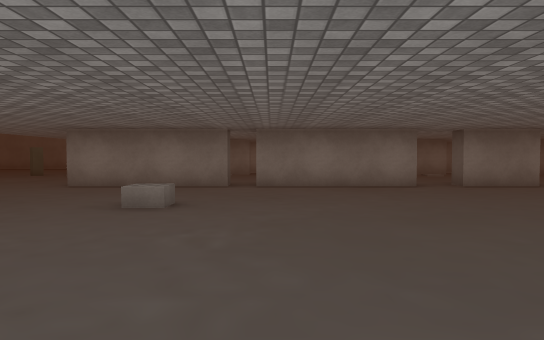
view 1 (above)

18 first-person views from a walk through a scene from a Unity 3-D project. The camera is 1.2 m above the floor, tilts 2° down and sees 70° across. Doors are open. The floor is counted in squares, 2 m on a side. Each view is taken from the middle of a square. On the plan, view 1 faces up. The plan holds only what a view shows up to about 11 squares ahead; the rest is blank. The place goes on beyond the plan. The player is left out. Some surface patterns are stand-ins.

view 2
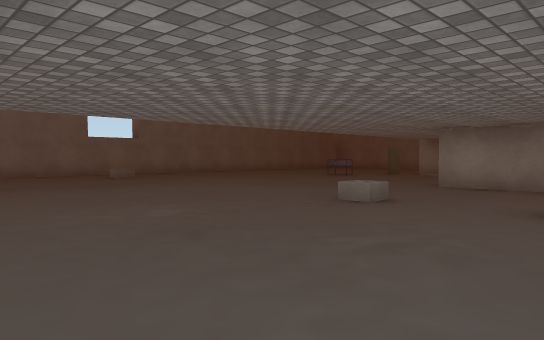

view 3
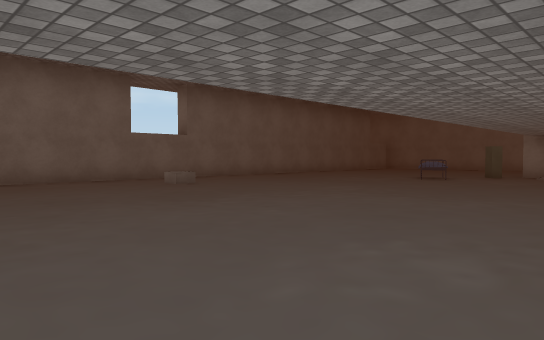

view 4
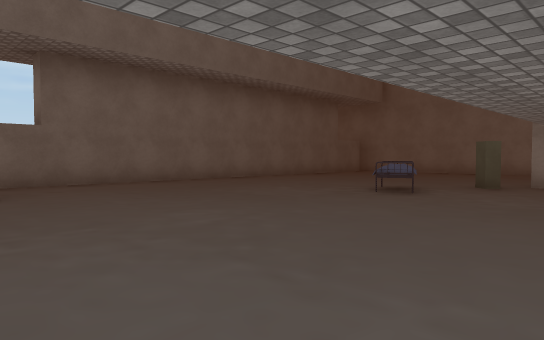

view 5
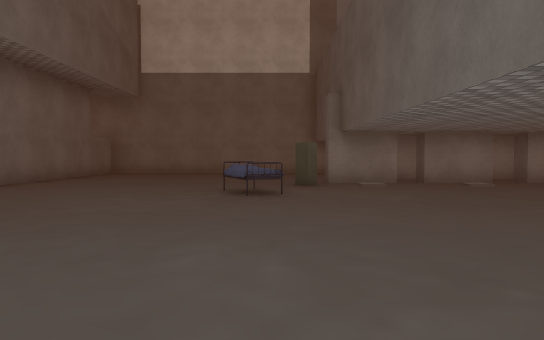

view 6
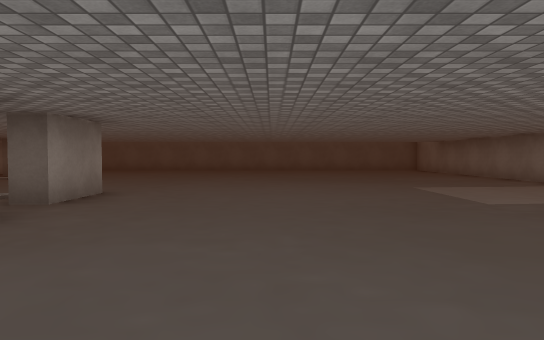

view 7
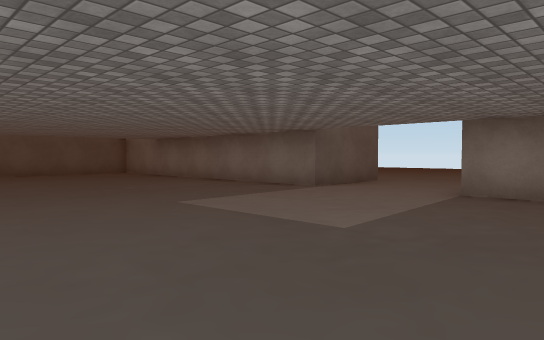

view 8
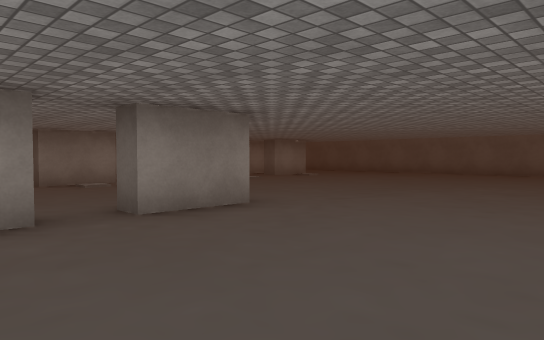

view 9
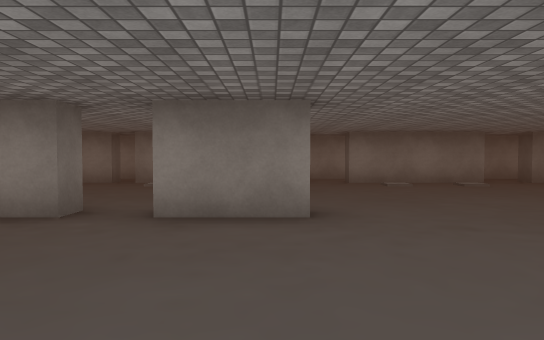

view 10
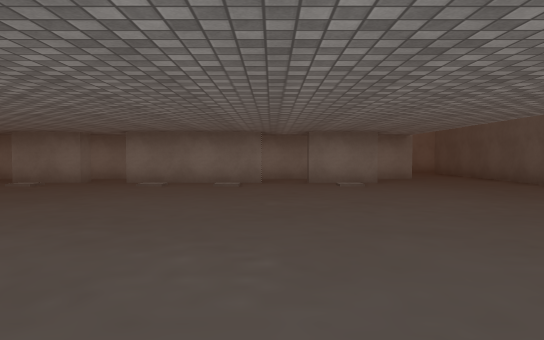

view 11
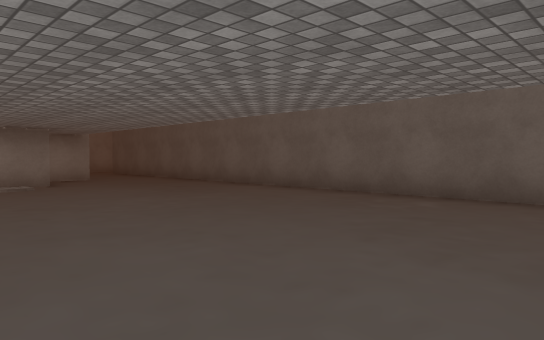

view 12
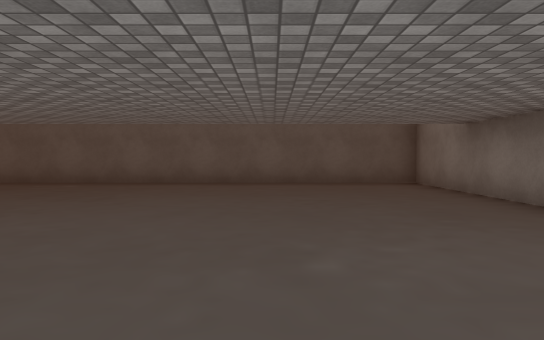

view 13
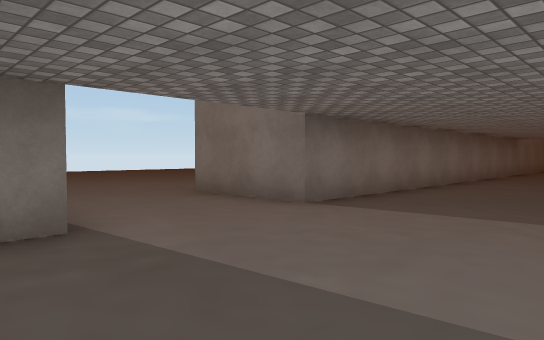

view 14
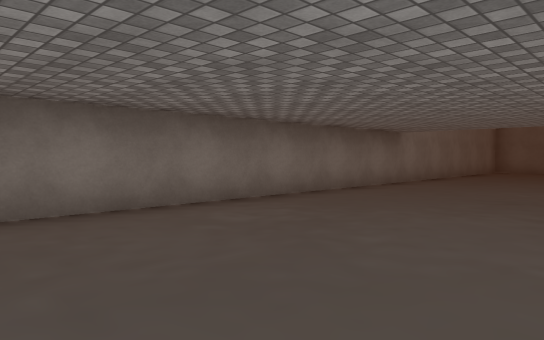

view 15
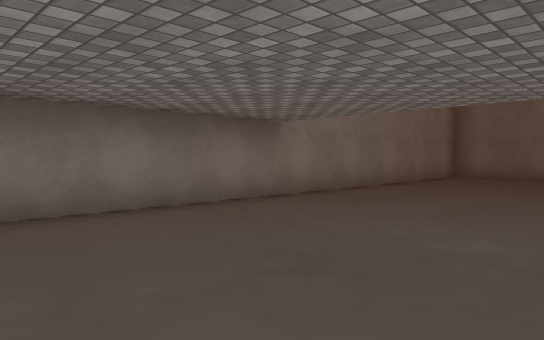

view 16
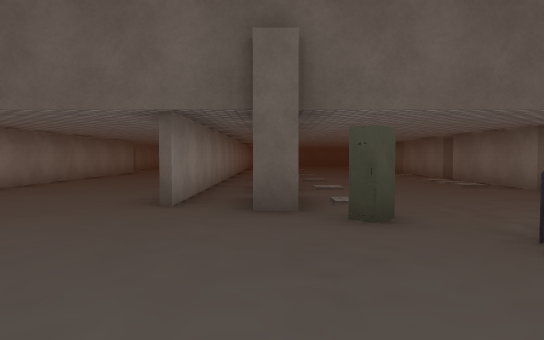

view 17
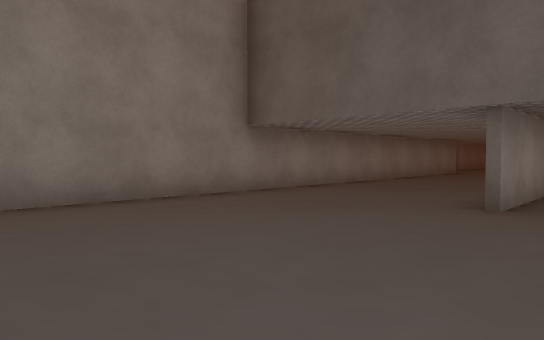

view 18
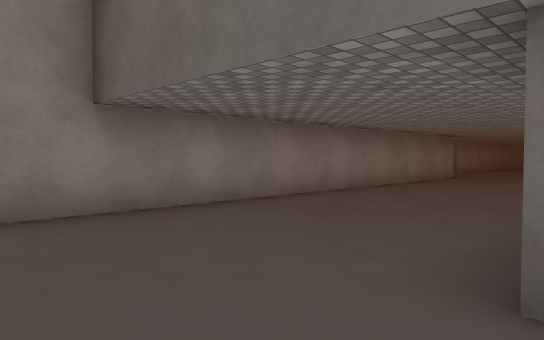

### Floor plan
Points are (right, up) in squares from view 1. A wall is a line through its corners. A room is listed if a view was taken in it or the views show most of it. See-through windows are left out.
Room 1 (views 1, 2, 3, 4, 5, 6, 7, 8, 9, 10, 11, 12, 13, 14, 15, 16, 17, 18)
walls: (-0.9, 7.8) (-4.1, 7.8); (2.9, 7.8) (-0.4, 7.8); (1.4, 12.7) (0.8, 12.7); (2.4, 12.7) (1.9, 12.7); (5.5, 7.8) (3.8, 7.8); (-1.9, 12.7) (-2.3, 12.7); (-4.1, 8.3) (-0.9, 8.3); (-3, 12.7) (-4.6, 12.7) (-4.6, 13.2); (3.2, 14.2) (-6.4, 14.2); (5.7, 13.2) (5.7, 12.7) (4.2, 12.7) (4.2, 13.1); (-5.1, 12.7) (-6.7, 12.7) (-6.7, 13.2); (7, 14.2) (5.2, 14.2); (3.5, 18.2) (-10.1, 18.2); (9.9, 12.7) (6.7, 12.7) (6.7, 13.2); (12.4, 12.7) (10.8, 12.7) (10.8, 13.2); (13.8, 14.2) (9.8, 14.2); (7, -3.8) (7, -1.2) (15.8, -1.2) (15.8, 15.1); (-13.7, 15) (-13.7, -0.9); (-13.4, -1.2) (4.1, -1.2) (4.1, -3.8)
ways out: opening at (5.5, -2.5); open door at (-8, 8.5); gap at (3, 8)
objects: bed (-9, 10) to (-8, 11); other object (-7, 12)

Positions as (right, up) in squares from view 1, and headings:
1: (0, 0), facing up
2: (-1, 0), facing up-left
3: (-4, 0), facing up-left
4: (-5, 4), facing up-left
5: (-8, 4), facing up
6: (-1, 5), facing right
7: (2, 5), facing down-right
8: (2, 4), facing up-right
9: (5, 4), facing up
10: (10, 4), facing up
11: (10, 4), facing up-right
12: (7, 2), facing right
13: (8, 2), facing down-left
14: (2, 3), facing down-left
15: (-2, 3), facing down-left
16: (-11, 13), facing right
17: (-11, 13), facing up-right
18: (-8, 14), facing up-right
